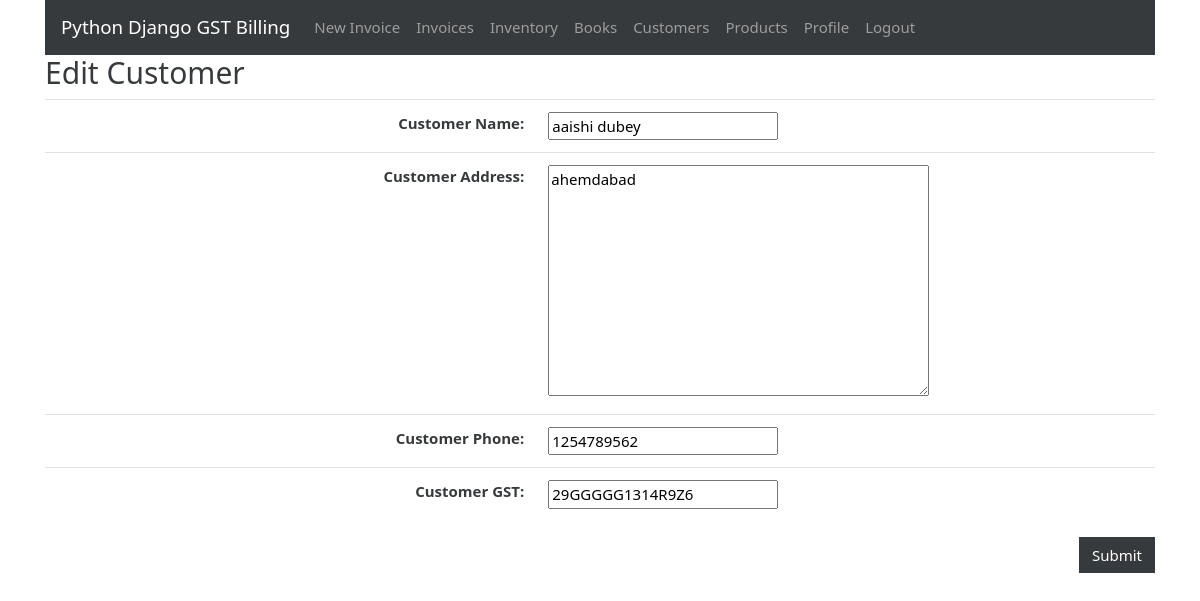
The app's page /customers/edit/1 (signed in) with its own data.
### gstbillingapp/models.py (models this page shows, shortened)
class Customer(models.Model):
    user = models.ForeignKey(User, null=True, blank=True, on_delete=models.SET_NULL)
    customer_name = models.CharField(max_length=200)
    customer_address = models.TextField(max_length=600, blank=True, null=True)
    customer_phone = models.CharField(max_length=14, blank=True, null=True)
    customer_gst = models.CharField(max_length=15, blank=True, null=True)

### gstbillingapp/views.py (the view)
# urls.py: path('customers/edit/<int:customer_id>', views.customer_edit, name='customer_edit'),
@login_required
def customer_edit(request, customer_id):
    customer_obj = get_object_or_404(Customer, user=request.user, id=customer_id)
    if request.method == "POST":
        customer_form = CustomerForm(request.POST, instance=customer_obj)
        if customer_form.is_valid():
            new_customer = customer_form.save()
            return redirect('customers')
    context = {}
    context['customer_form'] = CustomerForm(instance=customer_obj)
    return render(request, 'gstbillingapp/customer_edit.html', context)

### gstbillingapp/forms.py
class CustomerForm(ModelForm):
     class Meta:
         model = Customer
         fields = ['customer_name', 'customer_address', 'customer_phone', 'customer_gst']

### gstbillingapp/templates/gstbillingapp/customer_edit.html (shortened to what this page needs)
{% extends "gstbillingapp/base.html" %}
{% load static %}
{% block content %}
<h2>Edit Customer</h2>
<form method="POST">
	<table class="table">
		<tbody class="two-col-form">
			<tr>
				<th scope="row" class="text-right">Customer Name:</th>
				<td class="form-input-td">{{customer_form.customer_name}}</td>
			</tr>
			<tr>
				<th scope="row" class="text-right">Customer Address:</th>
				<td class="form-input-td">{{customer_form.customer_address}}</td>
			</tr>
			<tr>
				<th scope="row" class="text-right">Customer Phone:</th>
				<td class="form-input-td">{{customer_form.customer_phone}}</td>
			</tr>
			<tr>
				<th scope="row" class="text-right">Customer GST:</th>
				<td class="form-input-td" pattern="([A-Za-z0-9]{15})|(^$)">{{customer_form.customer_gst}}</td>
			</tr>
		</tbody>
	</table>
	<input type="submit" class="btn btn-secondary float-right" value="Submit">
</form>
{% endblock %}

### gstbillingapp/static/gstbillingapp/main.css (style rules this page uses)
.two-col-form td, .two-col-form th { width: 25%; }

### records on screen
Customer: customer_name "aaishi dubey", customer_address "ahemdabad", customer_phone "1254789562", customer_gst "29GGGGG1314R9Z6"
